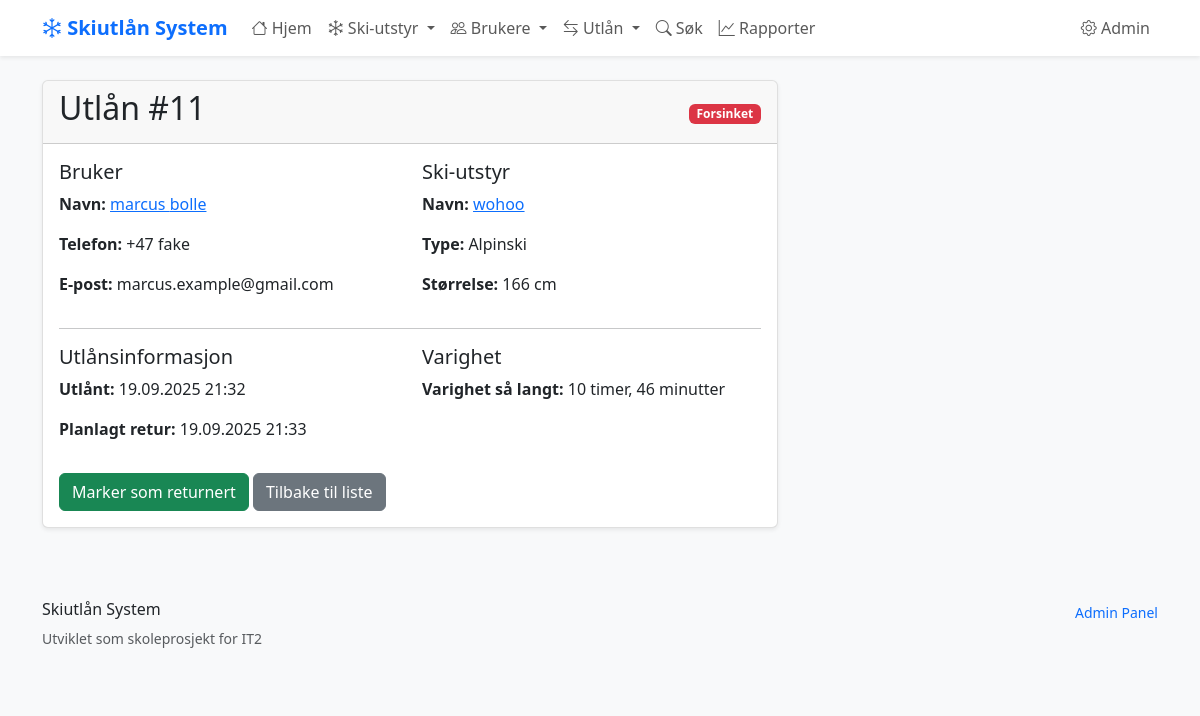
Page /utlan/11/ on the committed database.
### skiutlan/models.py (models this page shows, shortened)
class Utlan(models.Model):
    bruker = models.ForeignKey(Bruker, on_delete=models.CASCADE)
    ski_item = models.ForeignKey(SkiItem, on_delete=models.CASCADE)
    utlant_dato = models.DateTimeField(auto_now_add=True)
    planlagt_retur = models.DateTimeField()
    returnert_dato = models.DateTimeField(blank=True, null=True)
    @property
    def er_forsinket(self):
        if self.returnert_dato:
            return False
        from django.utils import timezone
        current_time = timezone.now().replace(second=0, microsecond=0)
        return self.planlagt_retur < current_time

class Bruker(models.Model):
    fornavn = models.CharField(max_length=50)
    etternavn = models.CharField(max_length=50)
    telefon = models.CharField(
        max_length=15,
        unique=True,  # Hver bruker må ha unikt telefonnummer
        help_text="Telefonnummer med landkode (+47)"
    )
    epost = models.EmailField(blank=True, null=True)
    registrert = models.DateTimeField(auto_now_add=True)
    class Meta:
        verbose_name = "Bruker"
        verbose_name_plural = "Brukere"
        ordering = ['etternavn', 'fornavn']

class SkiItem(models.Model):
    SKI_TYPES = [
        ('alpinski', 'Alpinski'),
        ('langrenn', 'Langrennsski'),
        ('snowboard', 'Snowboard'),
        ('stovler', 'Skistøvler'),
        ('staver', 'Skistaver'),
    ]
    navn = models.CharField(max_length=100, help_text="Navn på ski-elementet")
    type_ski = models.CharField(
        max_length=20,
        choices=SKI_TYPES,
        help_text="Type ski-element"
    )
    storrelse = models.IntegerField(
        validators=[MinValueValidator(1), MaxValueValidator(300)],
        help_text="Størrelse i cm for ski/staver, EU-størrelse for støvler"
    )
    tilstand = models.CharField(
        max_length=20,
        choices=[
            ('utmerket', 'Utmerket'),
            ('god', 'God'),
            ('slitt', 'Slitt'),
            ('reparasjon', 'Trenger reparasjon'),
        ],
        default='god'
    )
    opprettet = models.DateTimeField(auto_now_add=True)
    oppdatert = models.DateTimeField(auto_now=True)
    class Meta:
        verbose_name = "Ski-element"
        verbose_name_plural = "Ski-elementer"
        ordering = ['type_ski', 'storrelse']  # Sorterer automatisk

### skiutlan/views.py (the view)
# urls.py: path('utlan/<int:utlan_id>/', views.utlan_detalj, name='utlan_detalj'),
def utlan_detalj(request, utlan_id):
    utlan = get_object_or_404(Utlan, id=utlan_id)
    context = {
        'utlan': utlan,
    }
    return render(request, 'skiutlan/utlan_detalj.html', context)

### skiutlan/templates/skiutlan/utlan_detalj.html (shortened to what this page needs)
{% extends 'skiutlan/base.html' %}
{% block content %}
<div class="row">
    <div class="col-md-8">
        <div class="card">
            <div class="card-header d-flex justify-content-between align-items-center">
                <h2>Utlån #{{ utlan.id }}</h2>
                <div>
                    {% if utlan.returnert_dato %}
                        <span class="badge bg-success">Returnert</span>
                    {% else %}
                        {% if utlan.er_forsinket %}
                            <span class="badge bg-danger">Forsinket</span>
                        {% else %}
                            <span class="badge bg-warning">Aktiv</span>
                        {% endif %}
                    {% endif %}
                </div>
            </div>
            <div class="card-body">
                <div class="row">
                    <div class="col-md-6">
                        <h5>Bruker</h5>
                        <p><strong>Navn:</strong>
                            <a href="{% url 'skiutlan:bruker_detalj' utlan.bruker.id %}">
                                {{ utlan.bruker.fornavn }} {{ utlan.bruker.etternavn }}
                            </a>
                        </p>
                        <p><strong>Telefon:</strong> {{ utlan.bruker.telefon }}</p>
                        <p><strong>E-post:</strong> {{ utlan.bruker.epost|default:"Ikke oppgitt" }}</p>
                    </div>
                    <div class="col-md-6">
                        <h5>Ski-utstyr</h5>
                        <p><strong>Navn:</strong>
                            <a href="{% url 'skiutlan:ski_item_detalj' utlan.ski_item.id %}">
                                {{ utlan.ski_item.navn }}
                            </a>
                        </p>
                        <p><strong>Type:</strong> {{ utlan.ski_item.get_type_ski_display }}</p>
                        <p><strong>Størrelse:</strong> {{ utlan.ski_item.storrelse }}
                        {% if utlan.ski_item.type_ski == 'stovler' %}EU{% else %}cm{% endif %}</p>
                    </div>
                </div>
                <hr>
                <div class="row">
                    <div class="col-md-6">
                        <h5>Utlånsinformasjon</h5>
                        <p><strong>Utlånt:</strong> {{ utlan.utlant_dato|date:"d.m.Y H:i" }}</p>
                        <p><strong>Planlagt retur:</strong> {{ utlan.planlagt_retur|date:"d.m.Y H:i" }}</p>
                    </div>
                    <div class="col-md-6">
                        <h5>Varighet</h5>
                        {% if utlan.returnert_dato %}
                            <p><strong>Total varighet:</strong>
                                {{ utlan.returnert_dato|timeuntil:utlan.utlant_dato }}</p>
                        {% else %}
                            <p><strong>Varighet så langt:</strong>
                                {{ utlan.utlant_dato|timesince }}</p>
                        {% endif %}
                    </div>
                </div>
                <div class="mt-3">
                    {% if not utlan.returnert_dato %}
                        <a href="{% url 'skiutlan:utlan_marker_returnert' utlan.id %}" class="btn btn-success">Marker som returnert</a>
                    {% endif %}
                    <a href="{% url 'skiutlan:utlan_liste' %}" class="btn btn-secondary">Tilbake til liste</a>
                </div>
            </div>
        </div>
    </div>
</div>
{% endblock %}

### skiutlan/templates/skiutlan/base.html (style rules this page uses)
:root { --primary-color: #0d6efd; --secondary-color: #6c757d; --success-color: #198754; --warning-color: #ffc107; --danger-color: #dc3545; }
body { font-family: 'Segoe UI', Tahoma, Geneva, Verdana, sans-serif; background-color: #f8f9fa; }
.card { box-shadow: 0 0.125rem 0.25rem rgba(0, 0, 0, 0.075); border: 1px solid rgba(0, 0, 0, 0.125); }

### rows in the picture
Utlan: id "11", bruker.fornavn "marcus", bruker.etternavn "bolle", bruker.telefon "+47 fake", bruker.epost "marcus.example@gmail.com", ski_item.navn "wohoo", ski_item.type_ski "Alpinski", ski_item.storrelse "166", utlant_dato "19.09.2025 21:32", planlagt_retur "19.09.2025 21:33", utlant_dato "10 timer, 46 minutter"
